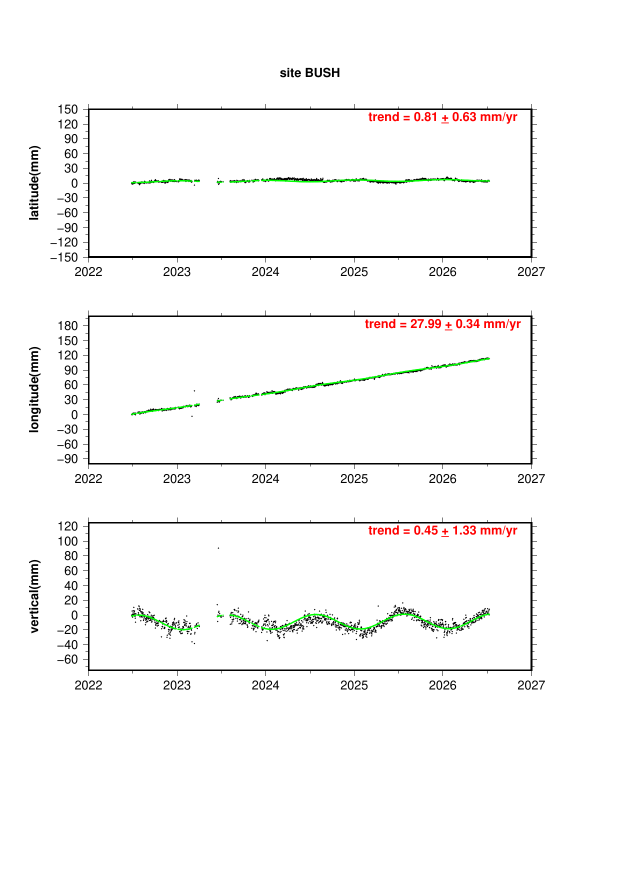
#> input picture data/web/station_images/BUSH.png, 1240 x 1755 px, found by its file name (shown at 1/2 size); its folder holds only this picture in this run
$ python trim_station_images.py
#> lines starting #> are read from the running program, lines starting #| are printed output that depends on the picture; after the words box and inside, x2 and y2 are one past the last pixel; in counts of white or black regions, pixels touching at a corner belong together
"""Trim uniform or near-uniform borders from station image thumbnails.

This improved script saves cropped output into `data/web/station_images_cropped/`
by default so originals are preserved. Use `--inplace` to overwrite originals.

Usage:
  python3 scripts/trim_station_images.py [--tolerance N] [--padding P] [--inplace]

Options:
  --tolerance N   Pixel difference threshold (0-255). Higher = more aggressive. Default 12.
  --padding P     Add P pixels of padding around crop box. Default 2.
  --inplace       Overwrite original images instead of writing to *_cropped/.

Requirements: Pillow (`pip install Pillow`). Run locally.
"""
from PIL import Image, ImageChops
import os
import sys
import argparse

IMG_DIR = os.path.join('data', 'web', 'station_images')


def trim_image(path, outpath, tol=12, padding=2):
#> called with path = 'data/web/station_images/BUSH.png', outpath = 'data/web/station_images_cropped/BUSH.png', tol = 12, padding = 2
    im = Image.open(path).convert('RGBA')
    w, h = im.size
#> w = 1240; h = 1755
    # sample background color from corners (average) to be robust
    samples = [im.getpixel((0, 0)), im.getpixel((w - 1, 0)), im.getpixel((0, h - 1)), im.getpixel((w - 1, h - 1))]
#> samples = [(255, 255, 255, 255), (255, 255, 255, 255), (255, 255, 255, 255), (255, 255, 255, 255)]
    avg = tuple(int(sum(c[i] for c in samples) / len(samples)) for i in range(4))
#> avg = (255, 255, 255, 255)
    bg = Image.new('RGBA', im.size, avg)
#> bg: PIL image 1240x1755 RGBA; every value is 255

    diff = ImageChops.difference(im, bg)
    # convert to grayscale and threshold by tolerance
    gray = diff.convert('L')
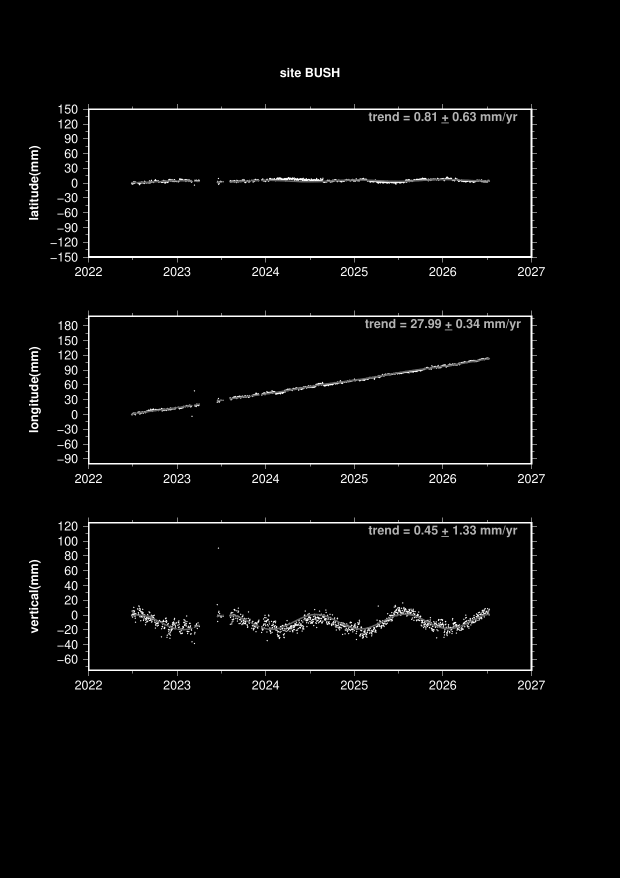
#> gray: PIL image 1240x1755 L (shown at 1/2 size); min 0, max 255, mean 6.5
    # create a binary mask where pixels above tolerance are 255
    mask = gray.point(lambda p: 255 if p > tol else 0)
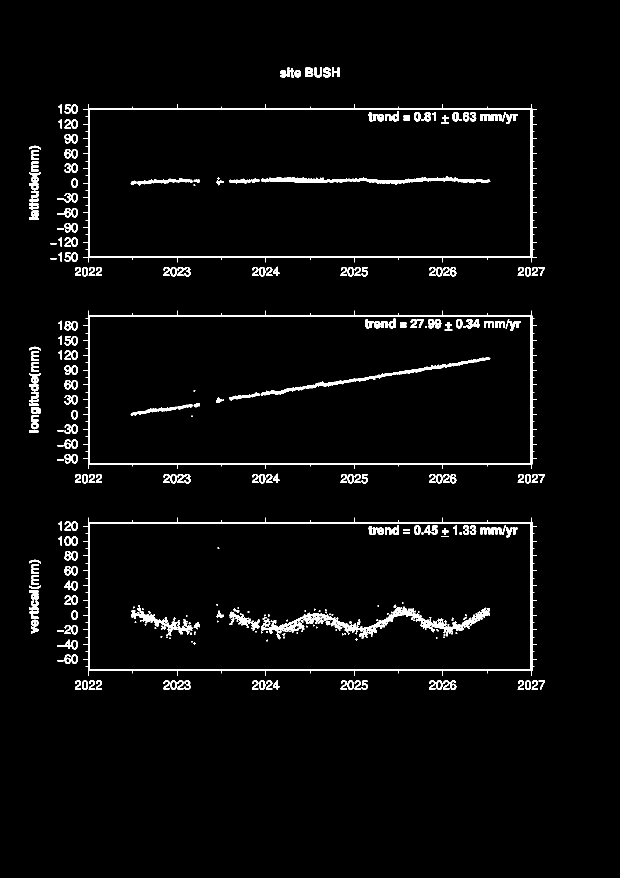
#> mask: PIL image 1240x1755 L (shown at 1/2 size); 3.4% white; 359 white regions (80 under 20 px), largest, box (x1, y1, x2, y2) and area: (166, 208, 1074, 525) 8714, (166, 621, 1074, 938) 7817, (166, 1035, 1074, 1352) 7817
    bbox = mask.getbbox()
#> bbox = (58, 135, 1090, 1380)
    if not bbox:
        return False, None
    left, upper, right, lower = bbox
#> left = 58; upper = 135; right = 1090; lower = 1380
    left = max(0, left - padding)
#> left = 56
    upper = max(0, upper - padding)
#> upper = 133
    right = min(w, right + padding)
#> right = 1092
    lower = min(h, lower + padding)
#> lower = 1382
    cropped = im.crop((left, upper, right, lower))
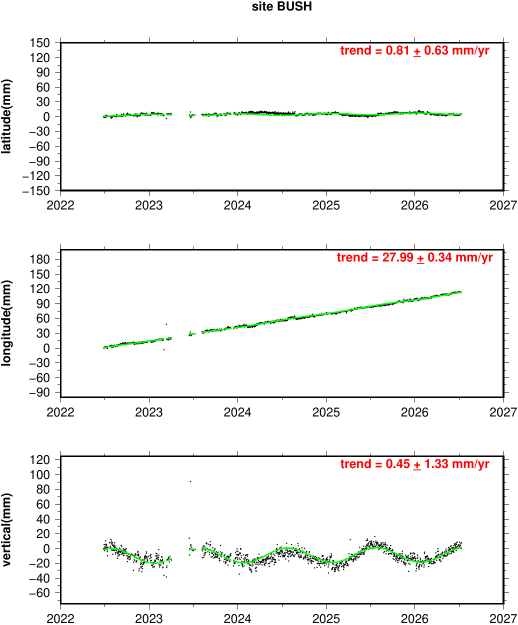
#> cropped: PIL image 1036x1249 RGBA (shown at 1/2 size); mean R, G, B, A 244.2, 244.2, 243, 255
    os.makedirs(os.path.dirname(outpath), exist_ok=True)
    cropped.save(outpath)
    return True, outpath


def main():
    parser = argparse.ArgumentParser()
    parser.add_argument('--tolerance', type=int, default=12, help='Pixel difference tolerance (0-255)')
    parser.add_argument('--padding', type=int, default=2, help='Padding to add after crop')
    parser.add_argument('--inplace', action='store_true', help='Overwrite original images')
    args = parser.parse_args()

    if not os.path.isdir(IMG_DIR):
        print(f"Directory not found: {IMG_DIR}")
        sys.exit(1)
    files = [f for f in os.listdir(IMG_DIR) if f.lower().endswith(('.png', '.jpg', '.jpeg'))]
    if not files:
        print('No image files found in', IMG_DIR)
        return

    out_dir = IMG_DIR
    if not args.inplace:
        out_dir = os.path.join('data', 'web', 'station_images_cropped')
        os.makedirs(out_dir, exist_ok=True)

    changed = 0
    for fn in files:
        path = os.path.join(IMG_DIR, fn)
        outpath = os.path.join(out_dir, fn)
        try:
            ok, saved = trim_image(path, outpath, tol=args.tolerance, padding=args.padding)
            if ok:
                print('Trimmed', fn, '->', saved)
                changed += 1
            else:
                # copy original if not inplace
                if not args.inplace and path != outpath:
                    Image.open(path).save(outpath)
                print('No trim needed for', fn)
        except Exception as e:
            print('Failed', fn, e)
    print(f'Done. Trimmed {changed} / {len(files)} images. Output dir: {out_dir}')


if __name__ == '__main__':
    main()

$ run again, on data/web/station_images/EIND.png
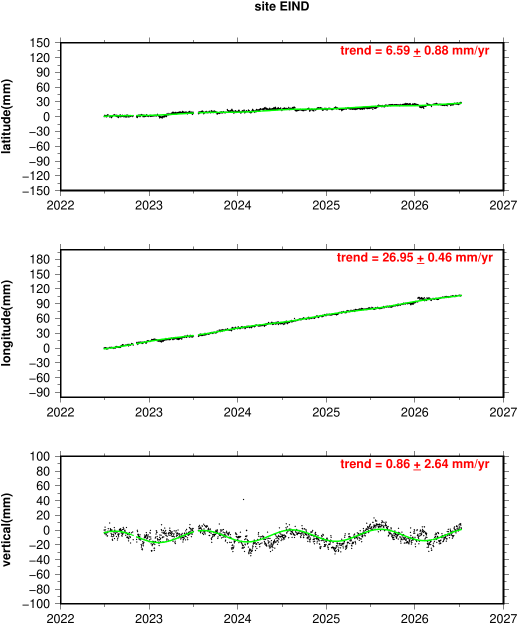
#> input picture data/web/station_images/EIND.png, 1036 x 1249 px, found by its file name (shown at 1/2 size)
#> in trim_image, im is the input picture: PIL image 1036x1249 RGBA; mean R, G, B, A 244, 244.1, 242.8, 255
#> samples = [(255, 255, 255, 255), (255, 255, 255, 255), (255, 255, 255, 255), (255, 255, 255, 255)]
#> avg = (255, 255, 255, 255)
#> bg: PIL image 1036x1249 RGBA; every value is 255
#> in trim_image, `gray = diff.convert('L')`:
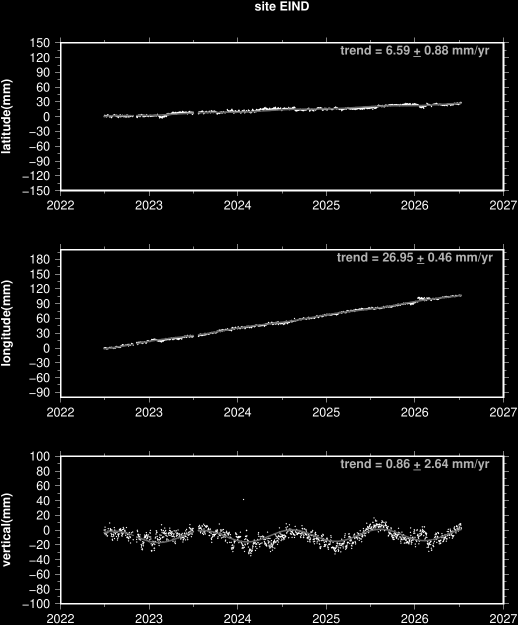
#> gray: PIL image 1036x1249 L (shown at 1/2 size); min 0, max 255, mean 11.1
#> in trim_image, `mask = gray.point(lambda p: 255 if p > tol else 0)`:
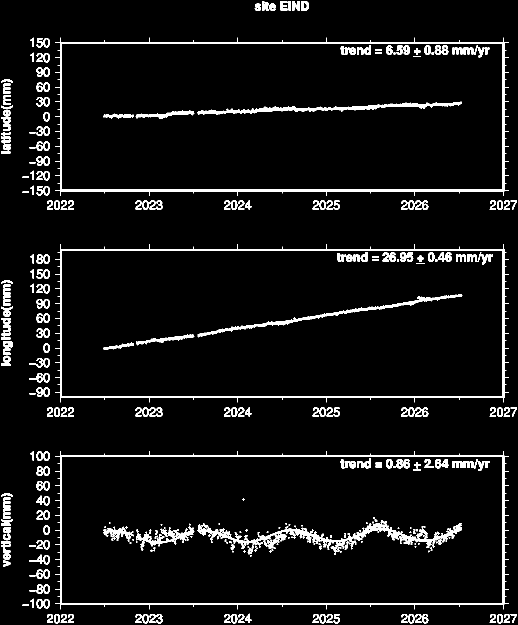
#> mask: PIL image 1036x1249 L (shown at 1/2 size); 5.8% white; 372 white regions (89 under 20 px), largest, box (x1, y1, x2, y2) and area: (110, 75, 1018, 392) 8714, (110, 902, 1018, 1219) 7836, (110, 488, 1018, 805) 7817
#> bbox = (2, 2, 1034, 1247)
#> in trim_image, `left, upper, right, lower = bbox`: left = 2; right = 1034; lower = 1247
#> in trim_image, `left = max(0, left - padding)`: left = 0
#> in trim_image, `right = min(w, right + padding)`: right = 1036
#> in trim_image, `lower = min(h, lower + padding)`: lower = 1249

$ run again, on data/web/station_images/CKSH.png
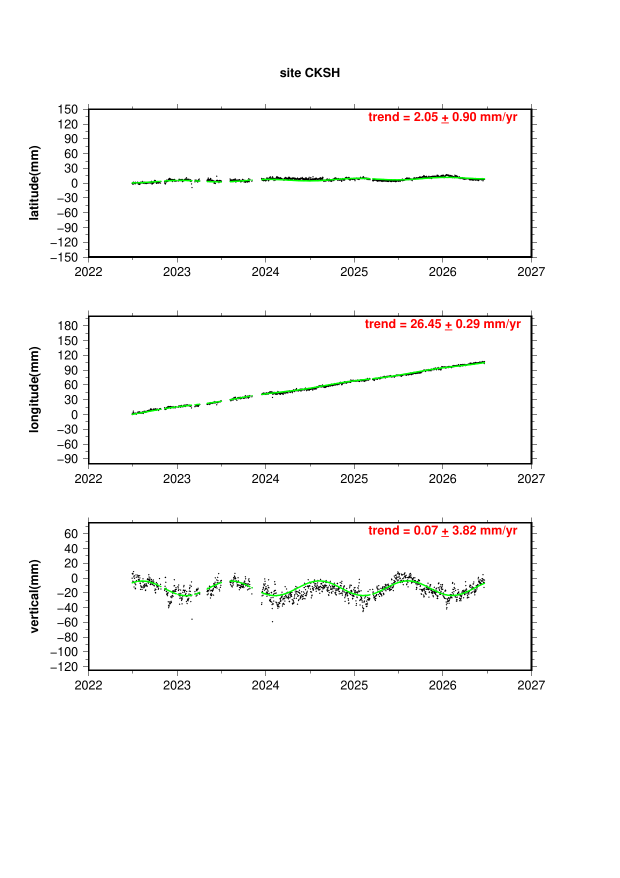
#> input picture data/web/station_images/CKSH.png, 1240 x 1755 px, found by its file name (shown at 1/2 size)
#> samples = [(255, 255, 255, 255), (255, 255, 255, 255), (255, 255, 255, 255), (255, 255, 255, 255)]
#> avg = (255, 255, 255, 255)
#> bg: PIL image 1240x1755 RGBA; every value is 255
#> in trim_image, `mask = gray.point(lambda p: 255 if p > tol else 0)`:
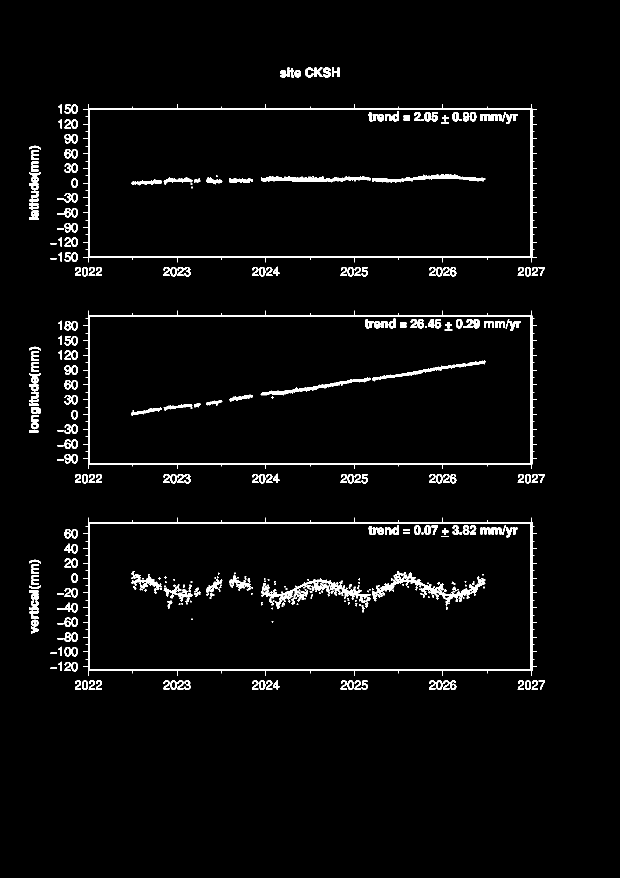
#> mask: PIL image 1240x1755 L (shown at 1/2 size); 3.4% white; 401 white regions (96 under 20 px), largest, box (x1, y1, x2, y2) and area: (166, 208, 1074, 525) 8714, (166, 621, 1074, 938) 7817, (166, 1035, 1074, 1352) 7817
#> bbox = (58, 135, 1090, 1380)
#> in trim_image, `left, upper, right, lower = bbox`: left = 58; upper = 135; right = 1090; lower = 1380
#> in trim_image, `left = max(0, left - padding)`: left = 56
#> in trim_image, `upper = max(0, upper - padding)`: upper = 133
#> in trim_image, `right = min(w, right + padding)`: right = 1092
#> in trim_image, `lower = min(h, lower + padding)`: lower = 1382
#> in trim_image, `cropped = im.crop((left, upper, right, lower))`:
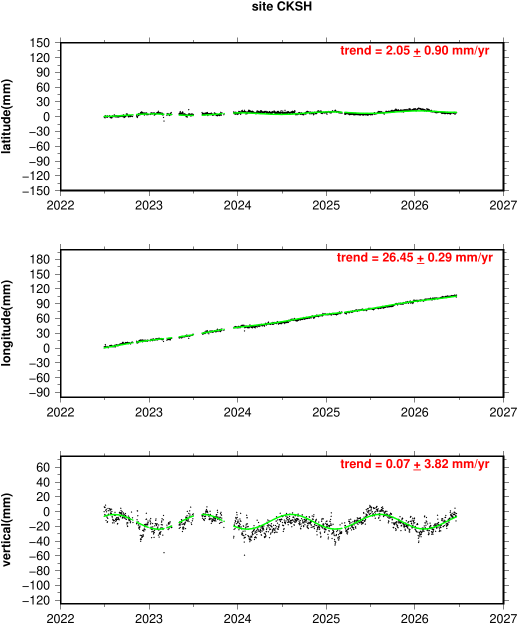
#> cropped: PIL image 1036x1249 RGBA (shown at 1/2 size); mean R, G, B, A 244.1, 244.1, 242.9, 255
